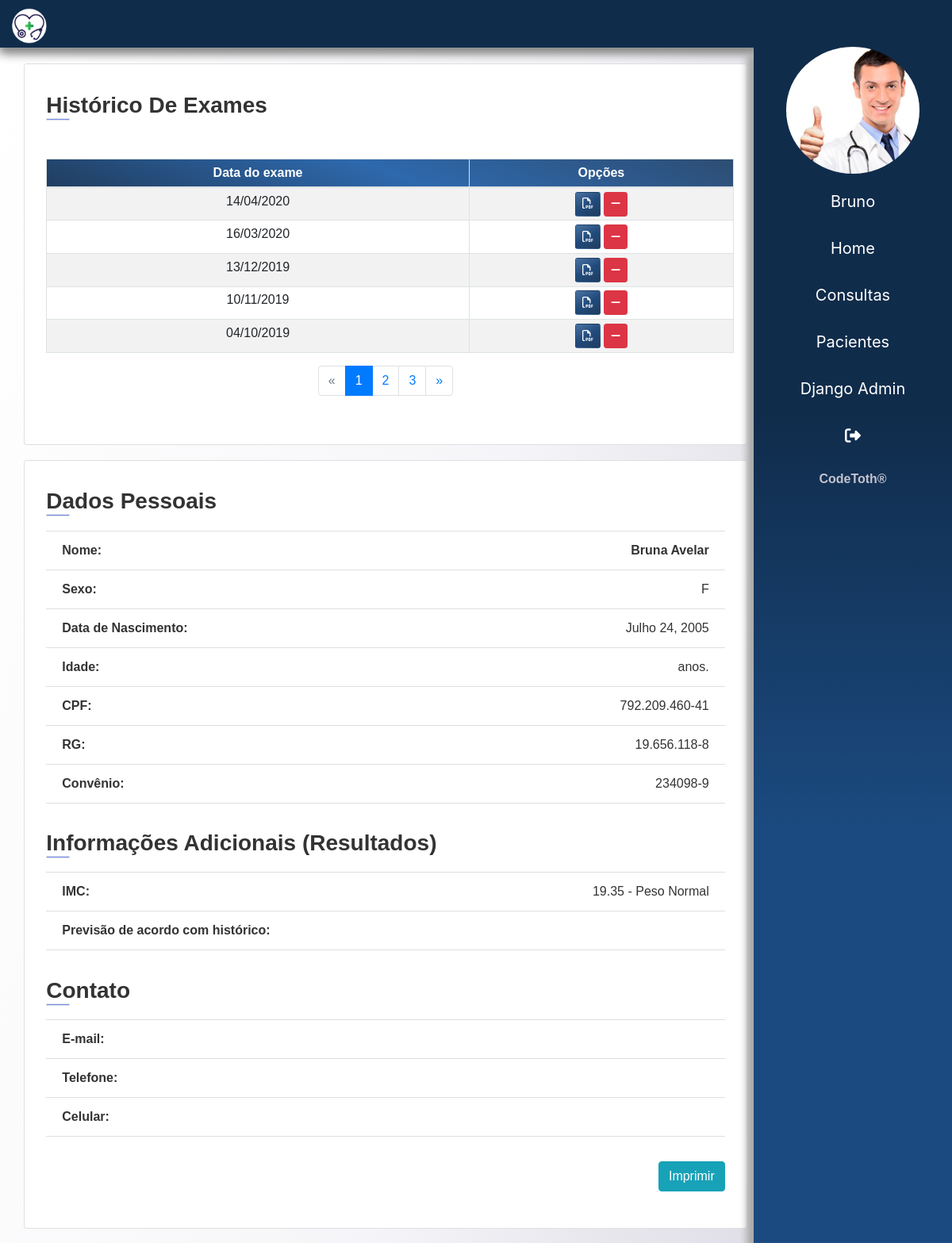
/pacientes/paciente/4 (signed in), run on an earlier commit of the app's database.
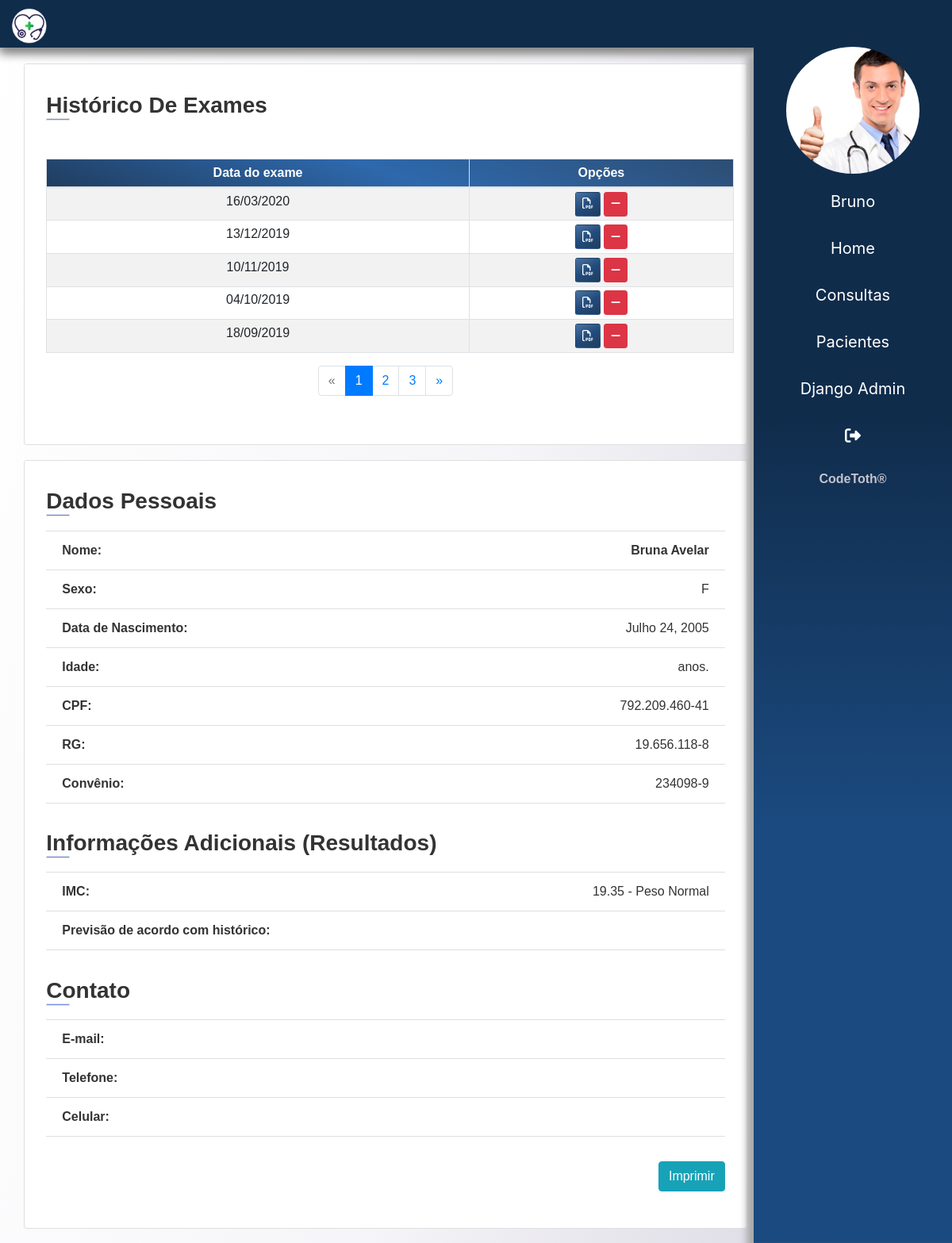
And on a later commit of the database.
### app/exames/models.py (models this page shows)
class Exame_Resultado(models.Model):
    paciente = models.ForeignKey(Paciente, on_delete=models.CASCADE)
    data_exame = models.DateField()
    glicose = models.CharField(max_length=15)
    ldl = models.CharField(max_length=15)
    hdl = models.CharField(max_length=15)
    triglicerides = models.CharField(max_length=15)
    colesterol = models.CharField(max_length=15)
    pdf = models.FileField(upload_to=f'pdf/', blank=True)

### app/paciente/views.py (the view)
# urls.py: path('paciente/<int:paciente_id>', detalhe, name='det_paciente'),
@login_required(login_url='login')
def detalhe(request, paciente_id):
    paciente = get_object_or_404(Paciente, id=paciente_id)
    imc = calculo_imc(paciente.peso, paciente.altura)
    paciente.imc = imc
    exames = get_list_or_404(Exame_Resultado, paciente=paciente)
    dados =  get_dados(request)
    exames.reverse()
    paginator = Paginator(exames,5)
    page = request.GET.get('page')
    exames_por_pagina = paginator.get_page(page)
    dados['paciente'] = paciente
    dados['exames'] = exames_por_pagina
    return render(request, 'paciente/det_paciente.html', dados)

### templates/paciente/det_paciente.html
{% extends 'base.html' %}
{% load static %}
{% block content %}
<main>
    <section class="container-fluid ">
        <div class="col-10 pr-5 mt-x">
            {% include 'partials/_det_paciente.html' %}
        </div>
    </section>
</main>
{% endblock %}

### templates/partials/_det_paciente.html (shortened to what the changed rows need)
{% extends 'base.html' %}
{% load static %}
{% block content %}
{% if tipo == 1 %}
<div class="card">
    <div class="info-section pr-3">
        <table class="table table-sm table-bordered table-striped text-center">
            <thead class="colorCustom ">
                <tr>
                    <th scope="col">Data do exame</th>
                    <th scope="col">Opções</th>
            </thead>
            <tbody>
                {% for exame in exames %}
                <tr>
                    <td>
                        {{ exame.data_exame|date:'d/m/Y'}}
                    </td>
                    <td>
                        <a href="#" class="btn btn-sm btnCustom" data-toggle="modal" data-target="#exame{{exame.id}}">
                            <i class="far fa-file-pdf"></i></i> </a>
                        <a href="{% url 'del-exame' exame.id  %}" class="btn btn-danger btn-sm "> <i class="fas fa-minus"></i> </a>
                    </td>
                </tr>
                {% endfor %}
            </tbody>
        </table>
    </div>
    <nav>
        {% if exames.has_other_pages %}
        <ul class="pagination justify-content-center">
            {% for pagina in exames.paginator.page_range %}
            {% if exames.number == pagina %}
            <li class="page-item active"> <a class="page-link">{{ pagina }}</a></li>
            {% else %}
            <li class="page-item">
                <a href="?page={{ pagina }}#exames" class="page-link">{{ pagina }}</a>
            </li>
            {% endif %}
            {% endfor %}
        </ul>
        {% endif %}
    </nav>
</div>
{% endif%}
{% endblock %}

What changed in the data, as far as the page shows it:
removed Exame_Resultado: data_exame "14/04/2020"
now on this page (row unchanged): Exame_Resultado: data_exame "18/09/2019"
